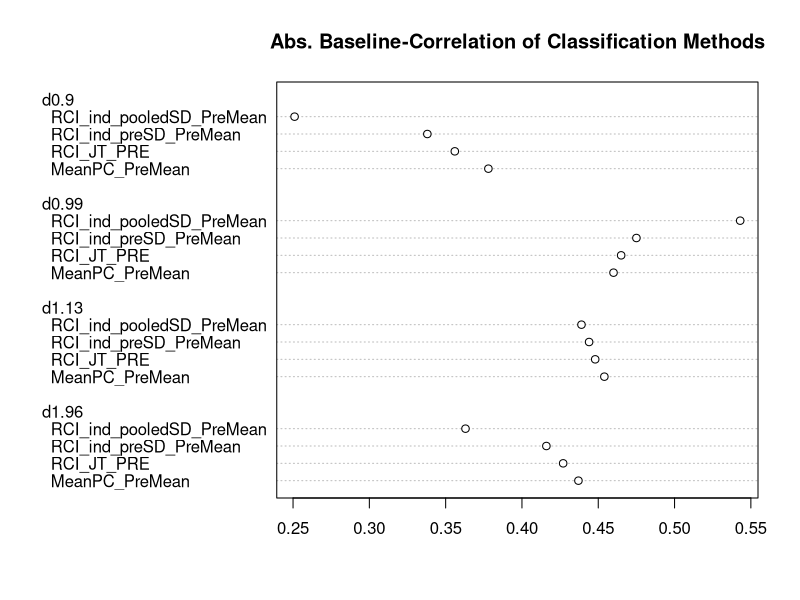

This figure's R source:

library(dplyr)


#BaselineKorr = tibble(Cohen_d = as.factor(c("d0.9", "d0.99", "d1.13", "d1.96")),
#                      MeanPC_30 = c(0.378, 0.356, 0.338, 0.251),
#                      RCI_JT_1 = c(-0.46, -0.465, -0.475, -0.543),
#                      RCI_ind_preSD_30 = c(-0.454, -0.448, -0.444, -0.439),
#                      RCI_ind_pooledSD_30 = c(-0.437, -0.427, -0.416, -0.363))

BaselineKorr = matrix(c(0.378, -0.46, -0.454, -0.437, 0.356, -0.465, -0.448, -0.427, 0.338, -0.475, -0.444, -0.416, 0.251, -0.543, -0.439, -0.363), ncol = 4, nrow = 4, dimnames = list(c("MeanPC_PreMean", "RCI_JT_PRE", "RCI_ind_preSD_PreMean", "RCI_ind_pooledSD_PreMean"), c("d0.9", "d0.99", "d1.13", "d1.96")), byrow = TRUE)
BaselineKorr = matrix(c(0.378, 0.46, 0.454, 0.437, 0.356, 0.465, 0.448, 0.427, 0.338, 0.475, 0.444, 0.416, 0.251, 0.543, 0.439, 0.363), ncol = 4, nrow = 4, dimnames = list(c("MeanPC_PreMean", "RCI_JT_PRE", "RCI_ind_preSD_PreMean", "RCI_ind_pooledSD_PreMean"), c("d0.9", "d0.99", "d1.13", "d1.96")), byrow = TRUE)

dotchart(BaselineKorr, main = "Abs. Baseline-Correlation of Classification Methods", pch = 21)


################################################################ Specificity-Vergleich zwischen Gesamtstichproben, n50 und n100
library(ggplot2)

### EMA
ntotal = c(0.930, 0.785, 0.875, 0.651, 1, 0.864, 0.756, 0.841, 0.639, 0.929, 0.813, 0.686, 0.786, 0.588, 0.891)
n50 = c(0.927, 0.707, 0.854, 0.634, 1, 0.854, 0.707, 0.805, 0.610, 0.878, 0.756, 0.585, 0.707, 0.561, 0.854)
n100 = c(0.951, 0.765, 0.889, 0.667, 1, 0.864, 0.704, 0.852, 0.654, 0.889, 0.827, 0.630, 0.790, 0.543, 0.889)

EMA_Spec_df = tibble(Var = rep(1:15, times = 3),
                     N = rep(c("ntotal", "n50", "n100"), each = 15),
                     Spec = c(ntotal, n50, n100))

EMA_Spec_Comp = EMA_Spec_df %>%
  ggplot(aes(x = Var, y = Spec, fill = N)) +
  geom_col(position = "dodge")

sum(sqrt((ntotal - n50)^2)) #0.595
sum(sqrt((ntotal - n100)^2)) #0.31
sum(sqrt((n100 - n50)^2)) #0.517

### PP
ntotal = c(0.863, 0.415, 0.504, 0.635, 0.310, 1, 0.863, 0.378, 0.468, 0.282, 1, 0.707, 0.592, 0.443, 0.846)
n50 = c(0.846, 0.385, 0.410, 0.487, 0.256, 1, 0.846, 0.359, 0.410, 0.256, 1, 0.692, 0.538, 0.410, 0.821)
n100 = c(0.859, 0.397, 0.487, 0.577, 0.333, 1, 0.859, 0.372, 0.449, 0.308, 1, 0.718, 0.615, 0.423, 0.872)

PP_Spec_df = tibble(Var = rep(1:15, times = 3),
                    N = rep(c("ntotal", "n50", "n100"), each = 15),
                    Spec = c(ntotal, n50, n100))

PP_Spec_Comp = PP_Spec_df %>%
  ggplot(aes(x = Var, y = Spec, fill = N)) +
  geom_col(position = "dodge")

sum(sqrt((ntotal - n50)^2)) #0.59
sum(sqrt((ntotal - n100)^2)) #0.255
sum(sqrt((n100 - n50)^2)) #0.553



